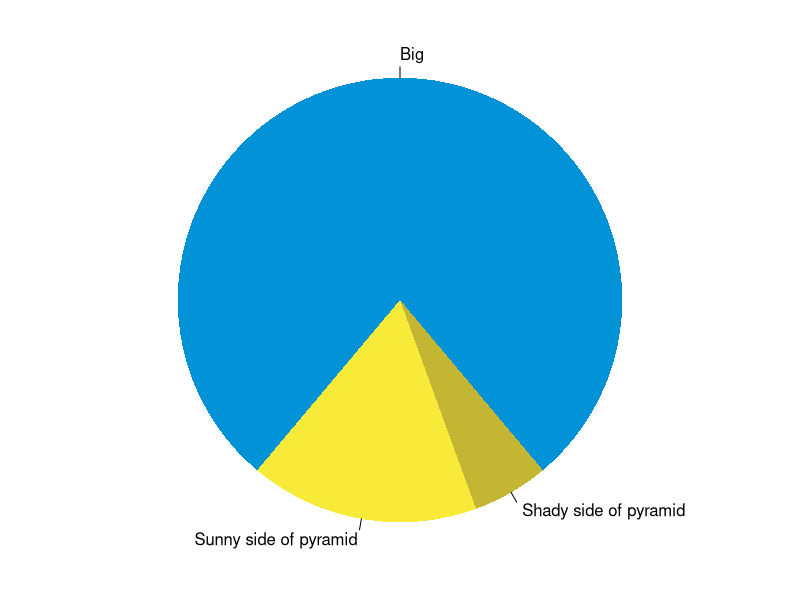

The R source for this figure:
## ---- chunk 1
knitr::opts_chunk$set(collapse = TRUE)
## ---- chunk 2
summary(cars)
fit <- lm(dist ~ speed, data = cars)
fit
## ---- chunk 3
par(mar = c(0, 1, 0, 1))
pie(
  c(280, 60, 20),
  c('Big', 'Sunny side of pyramid', 'Shady side of pyramid'),
  col = c('#0292D8', '#F7EA39', '#C4B632'),
  init.angle = -50, border = NA
)
